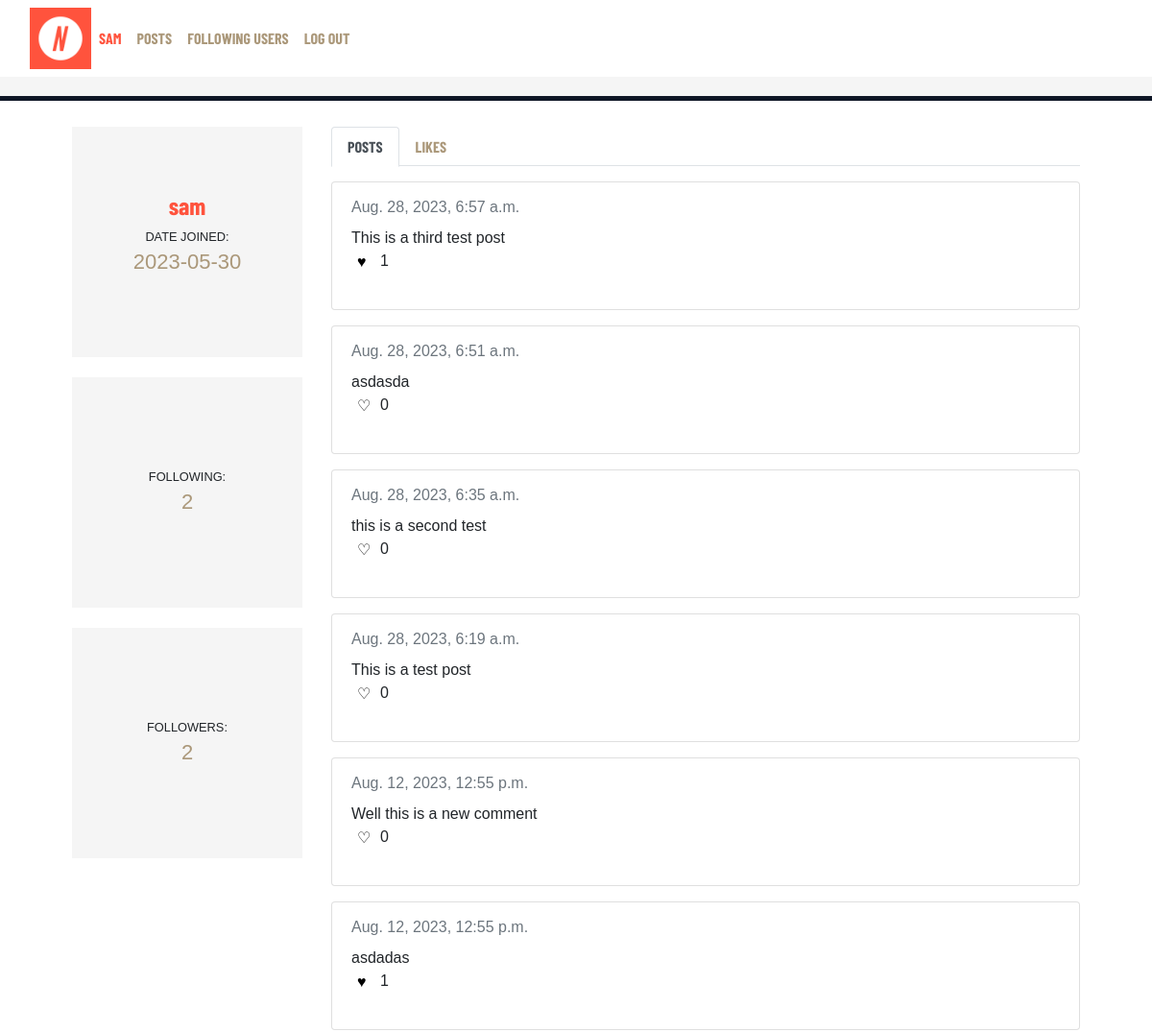
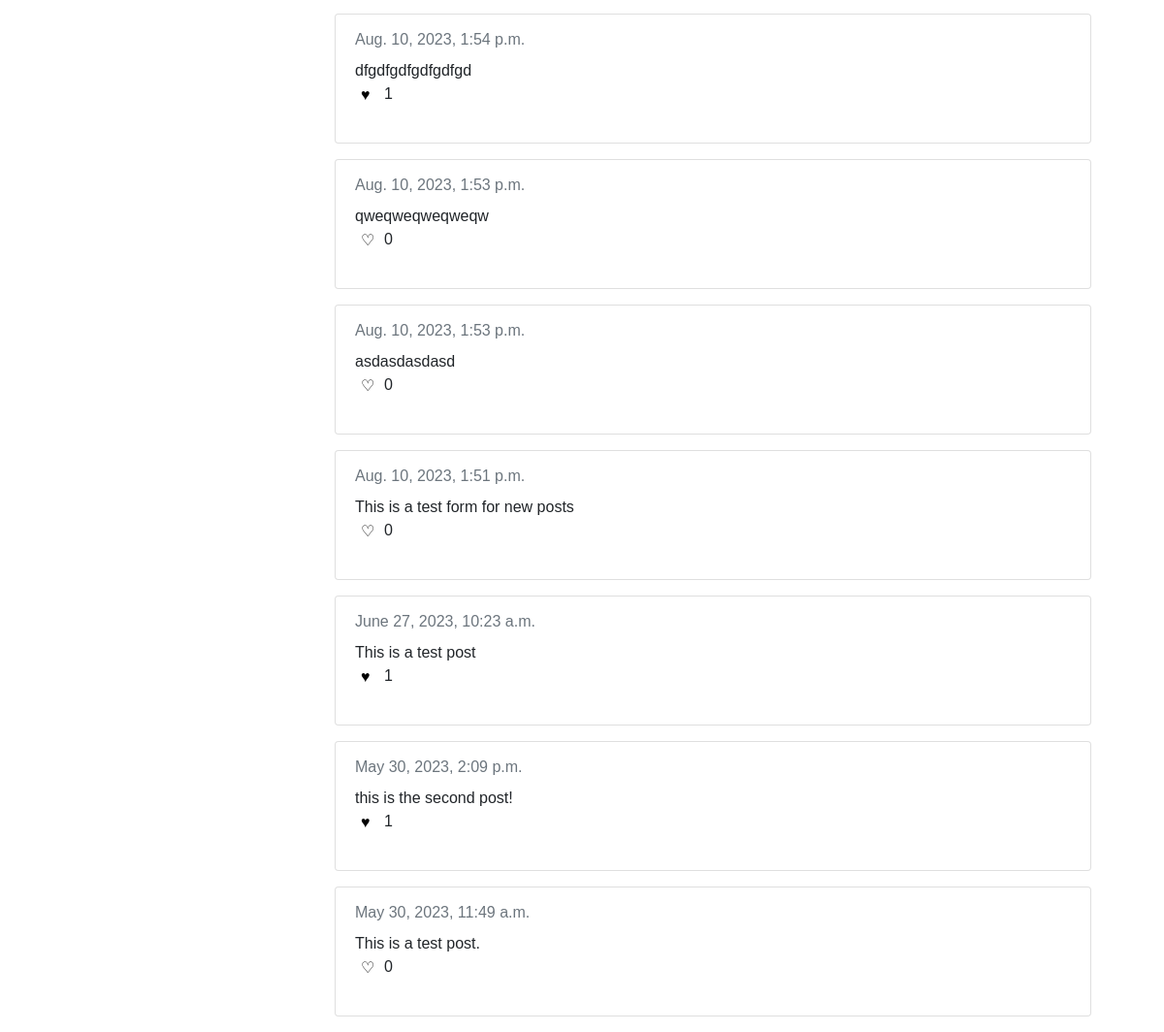
Screenshot of /user/sam (signed in) with the database file from the repository (2 pictures, top to bottom).
### network/models.py (models this page shows, shortened)
class User(AbstractUser):
    following = models.ManyToManyField('self', symmetrical=False, blank=True, related_name='followers_set')
    pass

class Post(models.Model):
    id = models.BigAutoField(primary_key=True)
    content = models.TextField()
    created = models.DateTimeField(auto_now_add=True, editable=False)
    updated = models.DateTimeField(auto_now=True, editable=False)
    is_active = models.BooleanField(default=True)
    created_by = models.ForeignKey(User, related_name="post_createdy_by", on_delete=models.CASCADE)

### network/views.py (the view)
# urls.py: path('user/<str:user>', views.user_page, name='user_page'),
def user_page(request, user):
    if request.user.is_authenticated:
        current_user = request.user
    user_obj = User.objects.get(username=user)
    posts = Post.objects.filter(created_by=user_obj.id).order_by('-created').annotate(like_count=models.Count('likes'))
    if request.user.is_authenticated:
        posts = posts.prefetch_related(Prefetch(
            'likes',
            queryset=Like.objects.filter(user=current_user),
            to_attr='user_likes'
        ))
        try:
            liked_post_ids = Like.objects.filter(user=user_obj).values_list('post', flat=True)
            liked_posts = Post.objects.filter(id__in=liked_post_ids).order_by('-created')
        except:
            liked_posts = 'No posts liked'
        print(liked_posts)
    try:
        following_count = UserFollowing.objects.get(user=user_obj).following_count()
    except UserFollowing.DoesNotExist:
        following_count = 0
    try:
        userid = user_id(user)
        user_follower = get_object_or_404(User, pk=userid)
        follower_count = user_follower.followers.all().count()
    except:
        follower_count = 0
    if request.user.is_authenticated:
        follow_status = UserFollowing.objects.get(user=current_user).is_following(user_obj)
    else:
        follow_status = False
    return render(request, 'network/user.html', {'user_obj':user_obj, 'posts':posts, 'liked_posts':liked_posts, 'following_count': following_count, 'follower_count':follower_count, 'follow_status':follow_status})

### network/models.py (called while the page is built)
    def is_following(self, user):
        return self.following.filter(pk=user.pk).exists()

    def following_count(self):
        return self.following.count()

### network/views.py (called while the page is built)
def user_id(username):
    try:
        user_id = User.objects.get(username=username).id
    except:
        print("Username does not exists")
    return user_id

### network/templates/network/user.html (shortened to what this page needs)
{% extends "network/layout.html" %}
{% load static %}
{% block body %}
    <div class="container">
        <div class="row mx-auto mt-3">
            <div id="left-col" class="col-12 col-md-3 wrap-text text-center">
                <div class="left-col-top col-4 col-md-12">
                    <div class="content">
                        <div class="p-wrapper">
                            <a href="{% url 'user_page' user_obj.username %}"><h3>{{user_obj.username}}</h3></a>
                            <p class="small" style="margin-bottom: 0; text-transform: uppercase;">date joined:</p>
                            <p class="text-emphasis strong">{{ user_obj.date_joined|date:"Y-m-d" }}</p>
                        </div>
                    </div>
                </div>
                <div class="left-col-top col-4 col-md-12">
                    <div class="content">
                        <div class="p-wrapper">
                            <p class="small">Following:</p>
                            <a href="{% url 'stats' user_obj.username %}"><p class="text-emphasis strong">{{following_count}}</p></a>
                        </div>
                    </div>
                </div>
                <div class="left-col-top col-4 col-md-12">
                    <div class="content">
                        <div class="p-wrapper">
                            <p class="small">Followers:</p>
                            <a href="{% url 'stats' user_obj.username %}"><p id="follower-count" class="text-emphasis strong">{{follower_count}}</p></a>
                        </div>
                    </div>
                </div>
            </div>
            <div class="col-md-9" >
                {% if user.is_authenticated %}
                    <ul class="nav nav-tabs mt-3" id="myTab" role="tablist">
                        <li class="nav-item" role="presentation">
                        <button class="nav-link active" id="posts_link" data-bs-toggle="tab" data-bs-target="#home-tab-pane" type="button" role="tab" aria-controls="home-tab-pane" aria-selected="true" href="#">Posts</button>
                        </li>
                        <li class="nav-item" role="presentation">
                        <button class="nav-link" id="liked_link" data-bs-toggle="tab" data-bs-target="#profile-tab-pane" type="button" role="tab" aria-controls="profile-tab-pane" aria-selected="false" href="#">Likes</button>
                        </li>
                    </ul>
                {% endif %}
            <div id="user_posts">
                {% for post in posts %}
                    <div class="card my-3">
                        <div class="card-body">
                            <div class="card-subtitle mb-2 text-muted">{{post.created}}</div>
                            <div class="card-text">{{post.content}}</div>
                            <div class="row">
                                <div class="col like-col">
                                    {% if user_obj %}
                                    <form id="like-form-{{ post.id }}" class="like-form" data-post-id="{{ post.id }}" action="{% url 'like_post' post.id %}" method="POST">
                                        {% if post.user_likes %}
                                            <input id="all_posts-like-button-{{ post.id }}" type="submit" class="like-button" value='♥'>
                                        {% else %}
                                            <input id="all_posts-like-button-{{ post.id }}" type="submit" class="like-button" value='♡'>
                                        {% endif %}
                                    </form>
                                    {% else %}
                                        {% if post.user_likes %}
                                            <input id="all_posts-like-button-{{ post.id }}" type="submit" class="like-button" value='♥' disabled>
                                        {% else %}
                                            <input id="all_posts-like-button-{{ post.id }}" type="submit" class="like-button" value='♡' disabled>
                                        {% endif %}
                                    {% endif %}
                                </div>
                                <div class="col like-col">
                                    <div id="all_posts-like-count-{{ post.id }}" class="">{{post.like_count}}</div>
                                </div>
                            </div>
                        </div>
                    </div>
                {% endfor %}
            </div>
        </div>
        </div>
    </div>
{% endblock %}

### network/templates/network/layout.html (shortened to what this page needs)
{% load static %}
{% load bootstrap5 %}
{% bootstrap_css %}
<!DOCTYPE html>
<html lang="en">
    <head>
        <link rel="stylesheet" href="https://stackpath.bootstrapcdn.com/bootstrap/4.4.1/css/bootstrap.min.css">
        <link href="{% static 'network/css/styles.css' %}" rel="stylesheet">
    </head>
    <body>
        <nav id="top-navbar" class="navbar navbar-expand-lg">
            <div class="container-fluid">
                <a href="{% url 'posts' %}">
                    <img id="header-logo" class="img-fluid" src="{% static 'images/network-logo.jpg' %}" alt="">
                </a>
              <div class="collapse navbar-collapse" id="navbarNavAltMarkup">
                <div class="navbar-nav">
                    {% if user.is_authenticated %}
                    <a id="nav-link-user" class="nav-link" href="{% url 'user_page' user.username %}"><strong>{{ user.username }}</strong></a>
                {% endif %}
                    <a class="nav-link" href="{% url 'posts' %}">Posts</a>
                {% if user.is_authenticated %}
                    <a class="nav-link" href="{% url 'following_user_post' %}">Following Users</a>
                    <a class="nav-link" href="{% url 'logout' %}">Log Out</a>
                {% else %}
                    <a class="nav-link" href="{% url 'login' %}">Log In</a>
                    <a class="nav-link" href="{% url 'register' %}">Register</a>
                {% endif %}
                </div>
              </div>
            </div>
          </nav>
        <div class="body container mt-3">
            {% block body %}
            {% endblock %}
        </div>
    </body>
</html>

### network/static/network/css/styles.css (style rules this page uses)
h1, h2, h3, h4, button { font-family: 'Barlow Condensed', sans-serif !important; }
a, p, body { font-family: 'Montserrat', sans-serif !important; }
html body { font-family: 'Montserrat', sans-serif !important; }
.btn, .navbar, .card-title, .nav-item, .nav-link { font-family: 'Barlow Condensed', sans-serif !important; }
p { font-size: calc(1rem + 0.5vw); }
a { color: #ff533d }
h3 { font-size: calc(1.2rem + 0.5vw); }
#header-logo { height: 8vh; }
#top-navbar { height: 100px; background-color: #fff; border-bottom: 20px solid #f5f5f5; box-shadow: 0 5px 0 0 #0f1626; }
.nav-link { color:#ab987a; text-transform: uppercase; }
#nav-link-user { color:#ff533d; }
@media (min-width: 768px) { .left-col-top { width: 100%; padding-top: 100%; margin-top: 2vh; } }
.left-col-top { width: 100%; position: relative; background-color: #f5f5f5; border-bottom: 5px solid #fff; }
.left-col-top h3 { word-wrap: break-word; overflow-wrap: break-word; hyphens: auto; white-space: normal; }
.left-col-top .content { position: absolute; top: 0; left: 0; bottom: 0; right: 0; display: flex; align-items: center; justify-content: center; }
.left-col-top .content .p-wrapper { display: flex; flex-direction: column; align-items: center; justify-content: center; }
.left-col-top .content .p-wrapper p:first-child { margin-bottom: 0; text-transform: uppercase; }
.text-emphasis { color:#ab987a; }
.wrap-text { word-wrap: break-word; }
.like-button { background: none; border: none; }
.like-col { max-width: 3%; }
a { text-decoration: none; }

### rows the page displays
User: username "SAM", username "sam", date_joined "2023-05-30"
Post: created "Aug. 28, 2023, 6:57 a.m.", content "This is a third test post", like_count "1"
Post: created "Aug. 28, 2023, 6:51 a.m.", content "asdasda", like_count "0"
Post: created "Aug. 28, 2023, 6:35 a.m.", content "this is a second test", like_count "0"
Post: created "Aug. 28, 2023, 6:19 a.m.", content "This is a test post", like_count "0"
Post: created "Aug. 12, 2023, 12:55 p.m.", content "Well this is a new comment", like_count "0"
Post: created "Aug. 12, 2023, 12:55 p.m.", content "asdadas", like_count "1"
Post: created "Aug. 10, 2023, 1:54 p.m.", content "dfgdfgdfgdfgdfgd", like_count "1"
Post: created "Aug. 10, 2023, 1:53 p.m.", content "qweqweqweqweqw", like_count "0"
Post: created "Aug. 10, 2023, 1:53 p.m.", content "asdasdasdasd", like_count "0"
Post: created "Aug. 10, 2023, 1:51 p.m.", content "This is a test form for new posts", like_count "0"
Post: created "June 27, 2023, 10:23 a.m.", content "This is a test post", like_count "1"
Post: created "May 30, 2023, 2:09 p.m.", content "this is the second post!", like_count "1"
Post: created "May 30, 2023, 11:49 a.m.", content "This is a test post.", like_count "0"

### other values shown
{{ following_count }} "2"
{{ follower_count }} "2"
